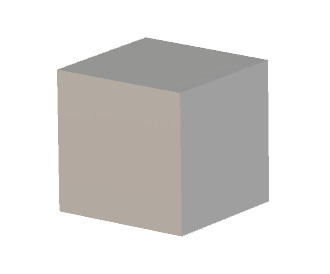
#> input picture chapter8/cube.jpg, 330 x 274 px
$ python test8-1.py
#> lines starting #> are read from the running program, lines starting #| are printed output that depends on the picture; after the words box and inside, x2 and y2 are one past the last pixel; in counts of white or black regions, pixels touching at a corner belong together
#test8-1.py锛氬搱閲屾柉瑙掓娴嬪櫒
import cv2
import numpy as np
img=cv2.imread('cube.jpg')                         	#鎵撳紑杈撳叆鍥惧儚
#> img is the input picture: shape (274, 330, 3); mean B, G, R 216.2, 218.1, 219.9
gray = cv2.cvtColor(img,cv2.COLOR_BGR2GRAY)             #杞崲涓虹伆搴﹀浘鍍�
gray = np.float32(gray)                                 #杞崲涓烘诞鐐圭被鍨�
dst = cv2.cornerHarris(gray,10,5,0.001)                   #鎵ц瑙掓娴�
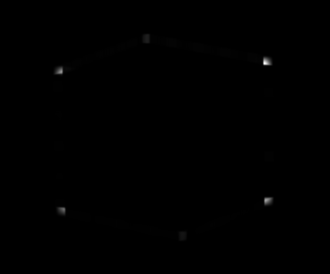
#> dst: shape (274, 330) float32; min -339738.7, max 191463200, mean 242127.5; drawn with min black and max white
img[dst>0.02*dst.max()]=[0,0,255]                       #灏嗚璁剧疆涓虹孩鑹�
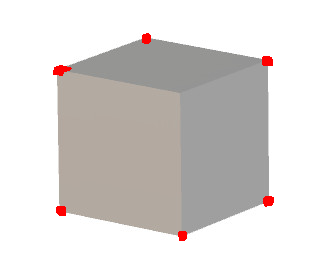
#> img: shape (274, 330, 3); 0.66% of pixels changed, all inside (x1, y1, x2, y2) = (53, 33, 274, 241)
cv2.imshow('dst',img)                                   #鏄剧ず妫€娴嬬粨鏋�
cv2.waitKey(0)
